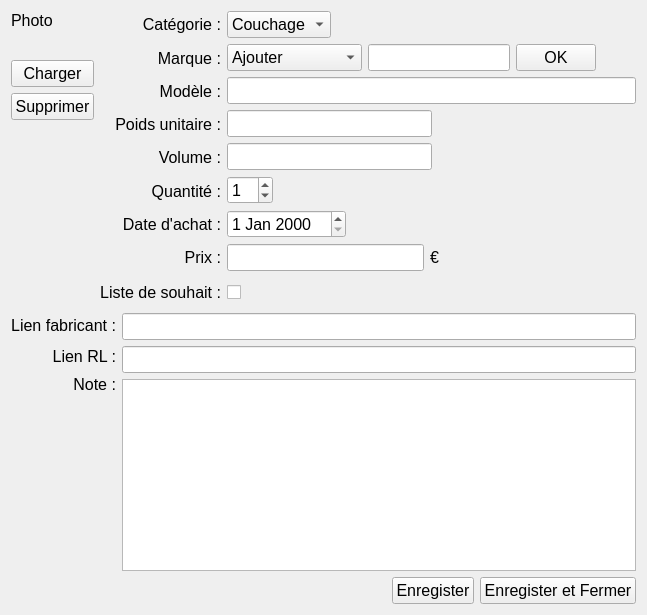
     <widget class="QWidget" name="page">
      <layout class="QVBoxLayout" name="verticalLayout_8">
       <item>
        <layout class="QHBoxLayout" name="horizontalLayout_8">
         <item>
          <layout class="QVBoxLayout" name="verticalLayout">
           <property name="sizeConstraint">
            <enum>QLayout::SetDefaultConstraint</enum>
           </property>
           <item>
            <widget class="QLabel" name="label_35">
             <property name="font">
              <font>
               <pointsize>12</pointsize>
              </font>
             </property>
             <property name="text">
              <string>Photo</string>
             </property>
            </widget>
           </item>
           <item>
            <widget class="QLabel" name="lbl_item_picture">
             <property name="sizePolicy">
              <sizepolicy hsizetype="Fixed" vsizetype="Fixed">
               <horstretch>100</horstretch>
               <verstretch>100</verstretch>
              </sizepolicy>
             </property>
             <property name="font">
              <font>
               <pointsize>12</pointsize>
              </font>
             </property>
             <property name="styleSheet">
              <string notr="true"/>
             </property>
             <property name="frameShape">
              <enum>QFrame::NoFrame</enum>
             </property>
             <property name="frameShadow">
              <enum>QFrame::Plain</enum>
             </property>
             <property name="text">
              <string/>
             </property>
             <property name="scaledContents">
              <bool>false</bool>
             </property>
            </widget>
           </item>
           <item>
            <widget class="QPushButton" name="btn_item_loadImage">
             <property name="font">
              <font>
               <pointsize>12</pointsize>
              </font>
             </property>
             <property name="text">
              <string>Charger</string>
             </property>
            </widget>
           </item>
           <item>
            <widget class="QPushButton" name="btn_item_deleteImage">
             <property name="font">
              <font>
               <pointsize>12</pointsize>
              </font>
             </property>
             <property name="text">
              <string>Supprimer</string>
             </property>
            </widget>
           </item>
           <item>
            <spacer name="verticalSpacer_2">
             <property name="orientation">
              <enum>Qt::Vertical</enum>
             </property>
             <property name="sizeHint" stdset="0">
              <size>
               <width>20</width>
               <height>40</height>
              </size>
             </property>
            </spacer>
           </item>
          </layout>
         </item>
         <item>
          <layout class="QVBoxLayout" name="verticalLayout_3">
           <item>
            <widget class="QLabel" name="label">
             <property name="font">
              <font>
               <pointsize>12</pointsize>
              </font>
             </property>
             <property name="text">
              <string>Catégorie :</string>
             </property>
             <property name="alignment">
              <set>Qt::AlignRight|Qt::AlignTrailing|Qt::AlignVCenter</set>
             </property>
            </widget>
           </item>
           <item>
            <widget class="QLabel" name="label_2">
             <property name="font">
              <font>
               <pointsize>12</pointsize>
              </font>
             </property>
             <property name="text">
              <string>Marque :</string>
             </property>
             <property name="alignment">
              <set>Qt::AlignRight|Qt::AlignTrailing|Qt::AlignVCenter</set>
             </property>
            </widget>
           </item>
           <item>
            <widget class="QLabel" name="label_3">
             <property name="font">
              <font>
               <pointsize>12</pointsize>
              </font>
             </property>
             <property name="text">
              <string>Modèle :</string>
             </property>
             <property name="alignment">
              <set>Qt::AlignRight|Qt::AlignTrailing|Qt::AlignVCenter</set>
             </property>
            </widget>
           </item>
           <item>
            <widget class="QLabel" name="label_4">
             <property name="font">
              <font>
               <pointsize>12</pointsize>
              </font>
             </property>
             <property name="text">
              <string>Poids unitaire :</string>
             </property>
             <property name="alignment">
              <set>Qt::AlignRight|Qt::AlignTrailing|Qt::AlignVCenter</set>
             </property>
            </widget>
           </item>
           <item>
            <widget class="QLabel" name="label_5">
             <property name="font">
              <font>
               <pointsize>12</pointsize>
              </font>
             </property>
             <property name="text">
              <string>Volume :</string>
             </property>
             <property name="alignment">
              <set>Qt::AlignRight|Qt::AlignTrailing|Qt::AlignVCenter</set>
             </property>
            </widget>
           </item>
           <item>
            <widget class="QLabel" name="label_26">
             <property name="font">
              <font>
               <pointsize>12</pointsize>
              </font>
             </property>
             <property name="text">
              <string>Quantité :</string>
             </property>
             <property name="alignment">
              <set>Qt::AlignRight|Qt::AlignTrailing|Qt::AlignVCenter</set>
             </property>
            </widget>
           </item>
           <item>
            <widget class="QLabel" name="label_37">
             <property name="font">
              <font>
               <pointsize>12</pointsize>
              </font>
             </property>
             <property name="text">
              <string>Date d'achat :</string>
             </property>
             <property name="alignment">
              <set>Qt::AlignRight|Qt::AlignTrailing|Qt::AlignVCenter</set>
             </property>
            </widget>
           </item>
           <item>
            <widget class="QLabel" name="label_17">
             <property name="font">
              <font>
               <pointsize>12</pointsize>
              </font>
             </property>
             <property name="text">
              <string>Prix :</string>
             </property>
             <property name="alignment">
              <set>Qt::AlignRight|Qt::AlignTrailing|Qt::AlignVCenter</set>
             </property>
            </widget>
           </item>
           <item>
            <widget class="QLabel" name="label_8">
             <property name="minimumSize">
              <size>
               <width>0</width>
               <height>30</height>
              </size>
             </property>
             <property name="font">
              <font>
               <pointsize>12</pointsize>
              </font>
             </property>
             <property name="text">
              <string>Liste de souhait :</string>
             </property>
             <property name="alignment">
              <set>Qt::AlignRight|Qt::AlignTrailing|Qt::AlignVCenter</set>
             </property>
            </widget>
           </item>
          </layout>
         </item>
         <item>
          <layout class="QVBoxLayout" name="verticalLayout_6">
           <item>
            <layout class="QHBoxLayout" name="horizontalLayout_3">
             <item>
              <widget class="QComboBox" name="cb_item_categorie">
               <property name="font">
                <font>
                 <pointsize>12</pointsize>
                </font>
               </property>
               <property name="toolTip">
                <string>Ajouter une catégorie dans &quot;Configuration&quot;</string>
               </property>
               <property name="sizeAdjustPolicy">
                <enum>QComboBox::AdjustToContents</enum>
               </property>
               <item>
                <property name="text">
                 <string>Couchage</string>
                </property>
               </item>
               <item>
                <property name="text">
                 <string>Portage</string>
                </property>
               </item>
              </widget>
             </item>
             <item>
              <spacer name="horizontalSpacer_5">
               <property name="orientation">
                <enum>Qt::Horizontal</enum>
               </property>
               <property name="sizeHint" stdset="0">
                <size>
                 <width>40</width>
                 <height>20</height>
                </size>
               </property>
              </spacer>
             </item>
            </layout>
           </item>
           <item>
            <layout class="QHBoxLayout" name="horizontalLayout">
             <item>
              <widget class="QComboBox" name="cb_item_brand">
               <property name="minimumSize">
                <size>
                 <width>100</width>
                 <height>0</height>
                </size>
               </property>
               <property name="font">
                <font>
                 <pointsize>12</pointsize>
                </font>
               </property>
               <property name="sizeAdjustPolicy">
                <enum>QComboBox::AdjustToContents</enum>
               </property>
               <item>
                <property name="text">
                 <string>Ajouter</string>
                </property>
               </item>
               <item>
                <property name="text">
                 <string>Sawyer</string>
                </property>
               </item>
               <item>
                <property name="text">
                 <string>Sea to Summit</string>
                </property>
               </item>
              </widget>
             </item>
             <item>
              <widget class="QLineEdit" name="le_item_brand">
               <property name="font">
                <font>
                 <pointsize>12</pointsize>
                </font>
               </property>
              </widget>
             </item>
             <item>
              <widget class="QPushButton" name="btn_item_newBrand">
               <property name="font">
                <font>
                 <pointsize>12</pointsize>
                </font>
               </property>
               <property name="text">
                <string>OK</string>
               </property>
              </widget>
             </item>
             <item>
              <spacer name="horizontalSpacer">
               <property name="orientation">
                <enum>Qt::Horizontal</enum>
               </property>
               <property name="sizeHint" stdset="0">
                <size>
                 <width>40</width>
                 <height>20</height>
                </size>
               </property>
              </spacer>
             </item>
            </layout>
           </item>
           <item>
            <layout class="QHBoxLayout" name="horizontalLayout_6">
             <item>
              <widget class="QLineEdit" name="le_item_reference">
               <property name="font">
                <font>
                 <pointsize>12</pointsize>
                </font>
               </property>
              </widget>
             </item>
            </layout>
           </item>
           <item>
            <layout class="QHBoxLayout" name="horizontalLayout_5">
             <item>
              <widget class="QLineEdit" name="le_item_weight">
               <property name="sizePolicy">
                <sizepolicy hsizetype="Expanding" vsizetype="Fixed">
                 <horstretch>0</horstretch>
                 <verstretch>0</verstretch>
                </sizepolicy>
               </property>
               <property name="font">
                <font>
                 <pointsize>12</pointsize>
                </font>
               </property>
              </widget>
             </item>
             <item>
              <spacer name="horizontalSpacer_2">
               <property name="orientation">
                <enum>Qt::Horizontal</enum>
               </property>
               <property name="sizeHint" stdset="0">
                <size>
                 <width>40</width>
                 <height>20</height>
                </size>
               </property>
              </spacer>
             </item>
            </layout>
           </item>
           <item>
            <layout class="QHBoxLayout" name="horizontalLayout_4">
             <item>
              <widget class="QLineEdit" name="le_item_volume">
               <property name="font">
                <font>
                 <pointsize>12</pointsize>
                </font>
               </property>
              </widget>
             </item>
             <item>
              <spacer name="horizontalSpacer_3">
               <property name="orientation">
                <enum>Qt::Horizontal</enum>
               </property>
               <property name="sizeHint" stdset="0">
                <size>
                 <width>40</width>
                 <height>20</height>
                </size>
               </property>
              </spacer>
             </item>
            </layout>
           </item>
           <item>
            <layout class="QHBoxLayout" name="horizontalLayout_34">
             <item>
              <widget class="QSpinBox" name="sb_item_quantity">
               <property name="font">
                <font>
                 <pointsize>12</pointsize>
                </font>
               </property>
               <property name="value">
                <number>1</number>
               </property>
              </widget>
             </item>
             <item>
              <spacer name="horizontalSpacer_17">
               <property name="orientation">
                <enum>Qt::Horizontal</enum>
               </property>
               <property name="sizeHint" stdset="0">
                <size>
                 <width>40</width>
                 <height>20</height>
                </size>
               </property>
              </spacer>
             </item>
            </layout>
           </item>
           <item>
            <layout class="QHBoxLayout" name="horizontalLayout_7">
             <item>
              <widget class="QDateEdit" name="de_item_date">
               <property name="font">
                <font>
                 <pointsize>12</pointsize>
                </font>
               </property>
              </widget>
             </item>
             <item>
              <spacer name="horizontalSpacer_6">
               <property name="orientation">
                <enum>Qt::Horizontal</enum>
               </property>
               <property name="sizeHint" stdset="0">
                <size>
                 <width>40</width>
                 <height>20</height>
                </size>
               </property>
              </spacer>
             </item>
            </layout>
           </item>
           <item>
            <layout class="QHBoxLayout" name="horizontalLayout_30">
             <item>
              <widget class="QLineEdit" name="le_item_price">
               <property name="font">
                <font>
                 <pointsize>12</pointsize>
                </font>
               </property>
              </widget>
             </item>
             <item>
              <widget class="QLabel" name="label_31">
               <property name="font">
                <font>
                 <pointsize>12</pointsize>
                </font>
               </property>
               <property name="text">
                <string>€</string>
               </property>
              </widget>
             </item>
             <item>
              <spacer name="horizontalSpacer_11">
               <property name="orientation">
                <enum>Qt::Horizontal</enum>
               </property>
               <property name="sizeHint" stdset="0">
                <size>
                 <width>40</width>
                 <height>20</height>
                </size>
               </property>
              </spacer>
             </item>
            </layout>
           </item>
           <item>
            <widget class="QCheckBox" name="cb_item_desired">
             <property name="minimumSize">
              <size>
               <width>0</width>
               <height>30</height>
              </size>
             </property>
             <property name="text">
              <string/>
             </property>
            </widget>
           </item>
          </layout>
         </item>
        </layout>
       </item>
       <item>
        <layout class="QHBoxLayout" name="horizontalLayout_2">
         <item>
          <layout class="QVBoxLayout" name="verticalLayout_2">
           <item>
            <widget class="QLabel" name="label_6">
             <property name="minimumSize">
              <size>
               <width>0</width>
               <height>25</height>
              </size>
             </property>
             <property name="font">
              <font>
               <pointsize>12</pointsize>
              </font>
             </property>
             <property name="text">
              <string>Lien fabricant :</string>
             </property>
             <property name="alignment">
              <set>Qt::AlignRight|Qt::AlignTrailing|Qt::AlignVCenter</set>
             </property>
            </widget>
           </item>
           <item>
            <widget class="QLabel" name="label_9">
             <property name="minimumSize">
              <size>
               <width>0</width>
               <height>25</height>
              </size>
             </property>
             <property name="font">
              <font>
               <pointsize>12</pointsize>
              </font>
             </property>
             <property name="text">
              <string>Lien RL :</string>
             </property>
             <property name="alignment">
              <set>Qt::AlignRight|Qt::AlignTrailing|Qt::AlignVCenter</set>
             </property>
            </widget>
           </item>
           <item>
            <widget class="QLabel" name="label_7">
             <property name="font">
              <font>
               <pointsize>12</pointsize>
              </font>
             </property>
             <property name="text">
              <string>Note :</string>
             </property>
             <property name="alignment">
              <set>Qt::AlignRight|Qt::AlignTrailing|Qt::AlignVCenter</set>
             </property>
            </widget>
           </item>
           <item>
            <spacer name="verticalSpacer">
             <property name="orientation">
              <enum>Qt::Vertical</enum>
             </property>
             <property name="sizeHint" stdset="0">
              <size>
               <width>20</width>
               <height>40</height>
              </size>
             </property>
            </spacer>
           </item>
          </layout>
         </item>
         <item>
          <layout class="QVBoxLayout" name="verticalLayout_5">
           <item>
            <widget class="QLineEdit" name="le_item_url">
             <property name="font">
              <font>
               <pointsize>12</pointsize>
              </font>
             </property>
            </widget>
           </item>
           <item>
            <widget class="QLineEdit" name="le_item_url_rl">
             <property name="font">
              <font>
               <pointsize>12</pointsize>
              </font>
             </property>
            </widget>
           </item>
           <item>
            <widget class="QTextEdit" name="te_item_note">
             <property name="font">
              <font>
               <pointsize>12</pointsize>
              </font>
             </property>
            </widget>
           </item>
          </layout>
         </item>
        </layout>
       </item>
       <item>
        <layout class="QHBoxLayout" name="horizontalLayout_9">
         <item>
          <spacer name="horizontalSpacer_4">
           <property name="orientation">
            <enum>Qt::Horizontal</enum>
           </property>
           <property name="sizeHint" stdset="0">
            <size>
             <width>40</width>
             <height>20</height>
            </size>
           </property>
          </spacer>
         </item>
         <item>
          <widget class="QPushButton" name="btn_item_save">
           <property name="font">
            <font>
             <pointsize>12</pointsize>
            </font>
           </property>
           <property name="text">
            <string>Enregister</string>
           </property>
          </widget>
         </item>
         <item>
          <widget class="QPushButton" name="btn_item_saveClose">
           <property name="font">
            <font>
             <pointsize>12</pointsize>
            </font>
           </property>
           <property name="text">
            <string>Enregister et Fermer</string>
           </property>
          </widget>
         </item>
        </layout>
       </item>
      </layout>
     </widget>
